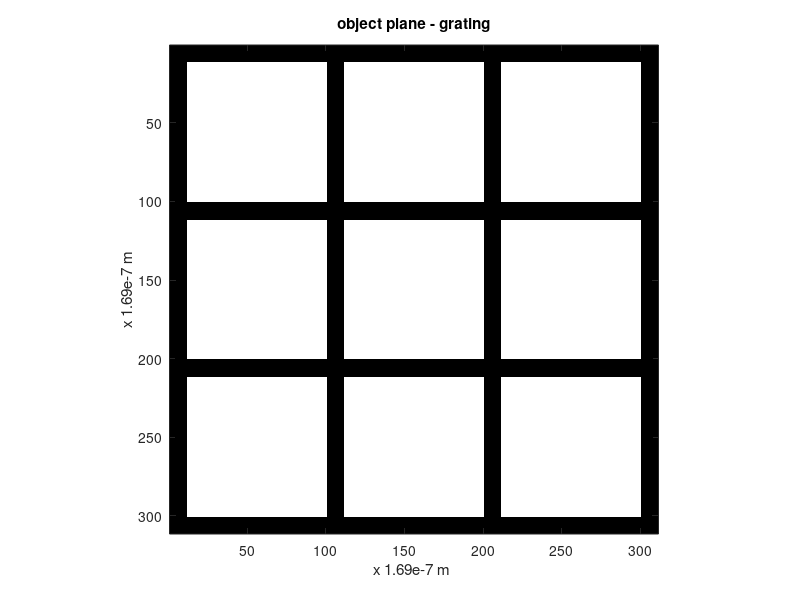
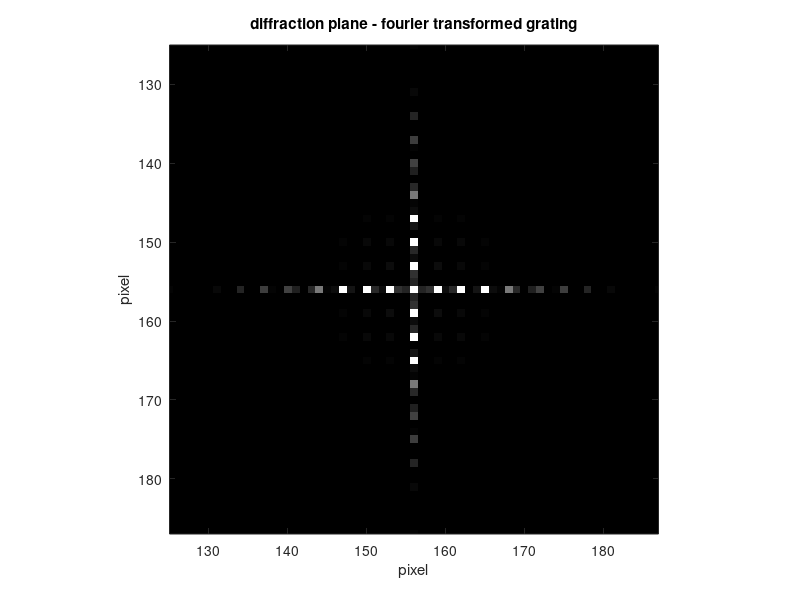
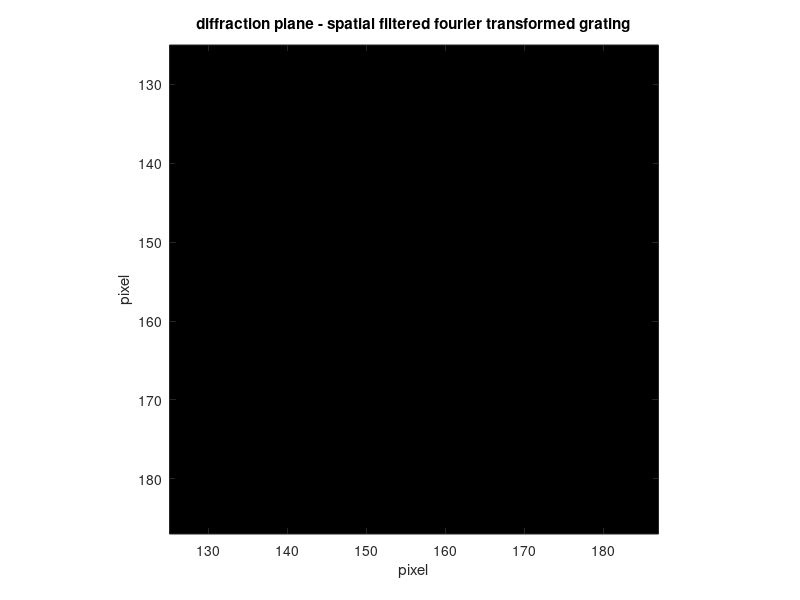
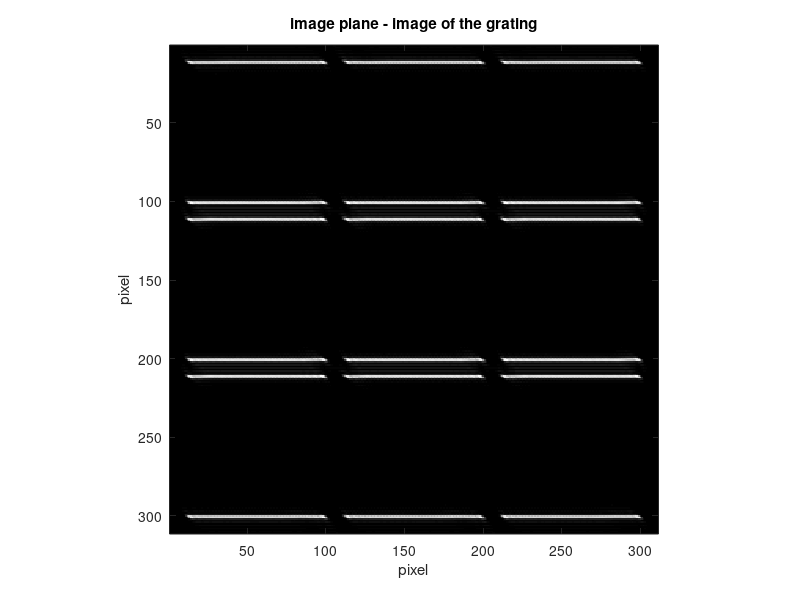

MATLAB code for these plots, in order:
%% Parameters
% grating period in pixel
gp = 100;
% width of grating element in pixel
we = 10;
% number of grating elements in one dimension
ne = 4;

% grayscale factor for plot of the fourier transformed grating 
gf = 100;
% zoom factor for plot of the fourier transformed grating
zf = 5;

% halfwidth of the slit aperture used for spatial filtering in pixel
hsw = 3;

%% setting up the grating as matrix and plot of the grating

% number of pixels in one dimension
px = gp * ( ne - 1 ) + we;
% center position
cp = px/2 + 1;

grating = ones( px );
for z = 0 : ( ne - 1 )
    ma = z * gp + 1 ;
    mb = z * gp + 1 + we;
    grating( ma : mb, : ) = 0;
    grating( :, ma : mb ) = 0;
end

figure;
imagesc( abs( grating ).^2 );
title( 'object plane - grating' );
colormap( gray );
axis image;
xlabel( 'x 1.69e-7 m ' );
ylabel( 'x 1.69e-7 m' );

%% Fourier transform of the grating and plot of the resulting 
% diffraction image

fourgrat = fftshift( fft2( grating ) );

figure;
% maximum value
mv = max( max( abs( fourgrat ) ) )^2;
imagesc( abs( fourgrat ).^2, [ 0 mv/gf ]);
title('diffraction plane - fourier transformed grating');
axis image;
axis( [ cp-px/(2*zf) cp+px/(2*zf) cp-px/(2*zf) cp+px/(2*zf) ] );
colormap( gray );
xlabel( 'pixel' );
ylabel( 'pixel' );

%% spatial filtering and plot of the resulting diffraction image
r = 71;
[xgrid, ygrid] = meshgrid(1:px, 1:px);
mask = ((xgrid-cp).^2 + (ygrid-cp).^2) >= r.^2;
fourgrat(mask) = 0;
%disp(sum(sum(mask == 0)))


figure;
imagesc( abs( fourgrat ).^2, [ 0 mv/gf ]);
title('diffraction plane - spatial filtered fourier transformed grating');
axis image;
axis( [ cp-px/(2*zf) cp+px/(2*zf) cp-px/(2*zf) cp+px/(2*zf) ] );
colormap( gray );
xlabel( 'pixel' );
ylabel( 'pixel' );

%% Inverse fourier transform and plot of the resulting image

btrgrating = ifft2( fourgrat );

figure;
imagesc( abs( btrgrating ).^2 );
title( 'image plane - image of the grating' );
colormap( gray );
axis image;
xlabel( 'pixel' );
ylabel( 'pixel' );
